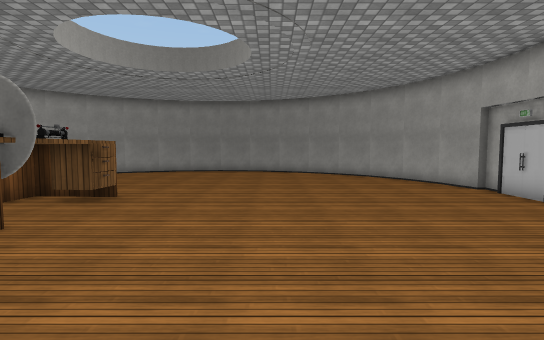
View 1 (above)

13 first-person views from a walk through a scene from a Unity 3-D project. The camera is 1.4 m above the floor, tilts 4° down and sees 80° across. The floor is counted in squares, 1 m on a side. Each view is taken from the middle of a square. On the plan, view 1 faces up. The plan holds only what a view shows up to about 15 squares ahead; the rest is blank. The player character is not drawn. Some surface patterns are stand-ins.

View 2
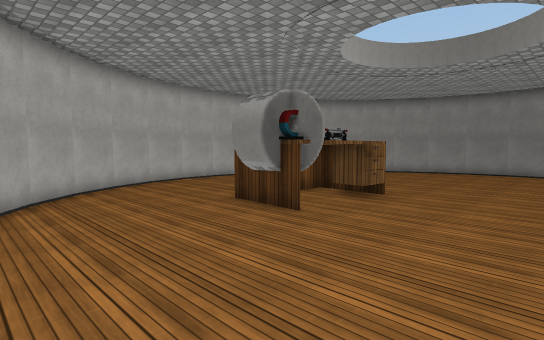

View 3
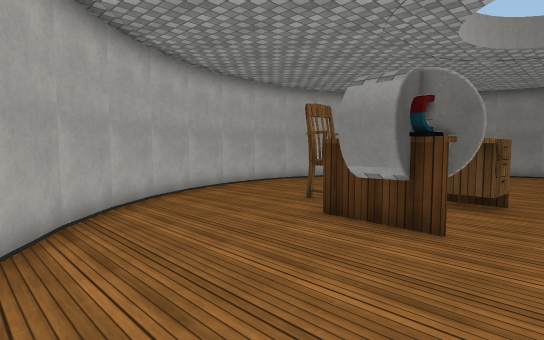

View 4
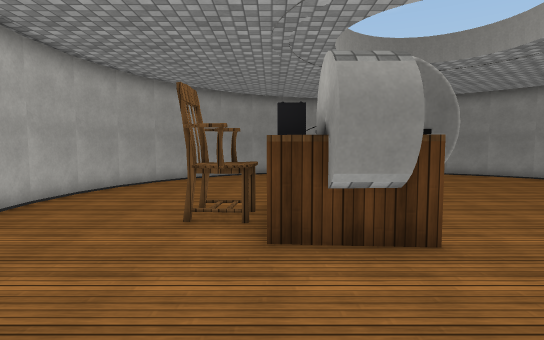

View 5
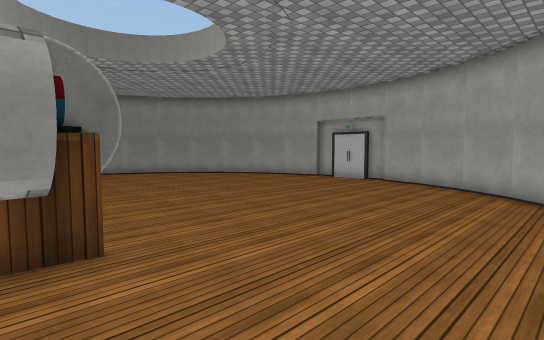

View 6
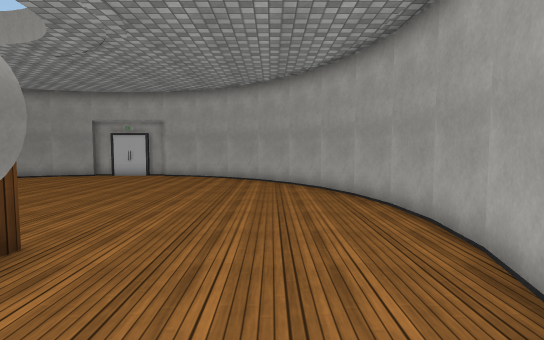

View 7
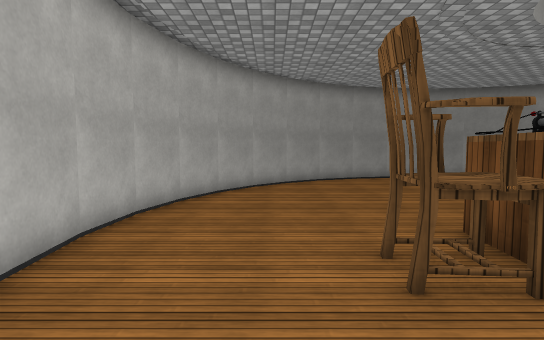

View 8
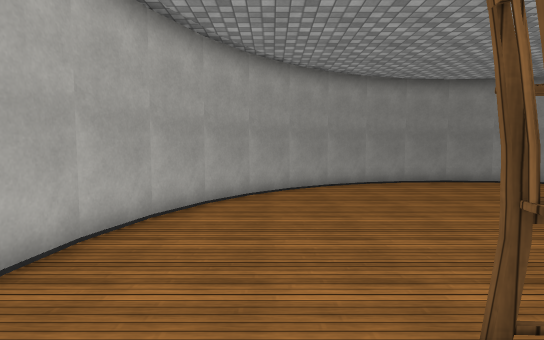

View 9
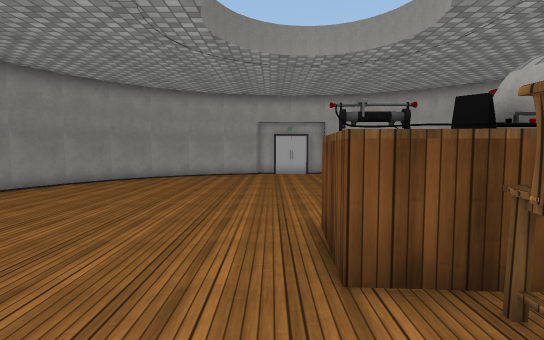

View 10
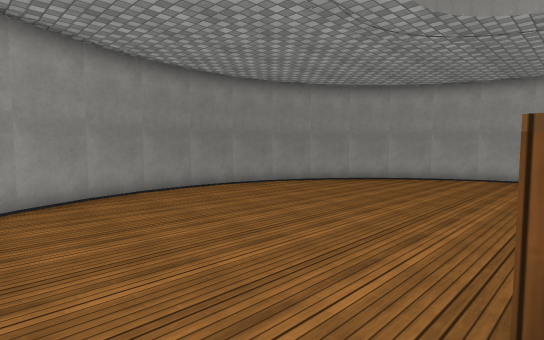

View 11
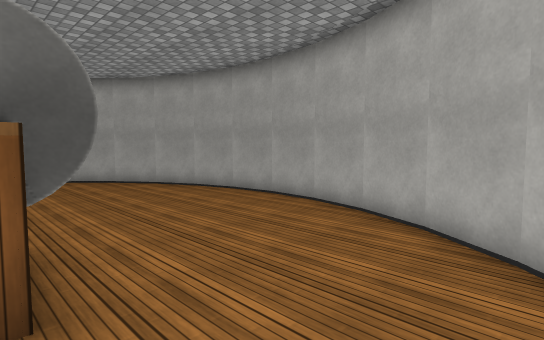

View 12
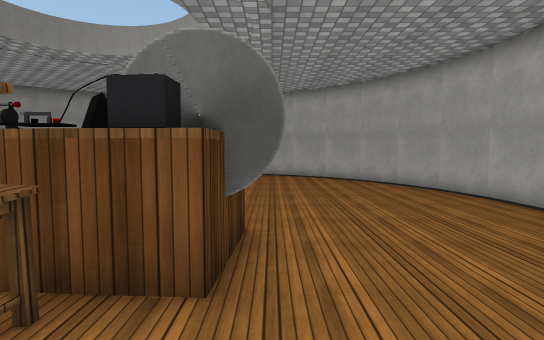

View 13
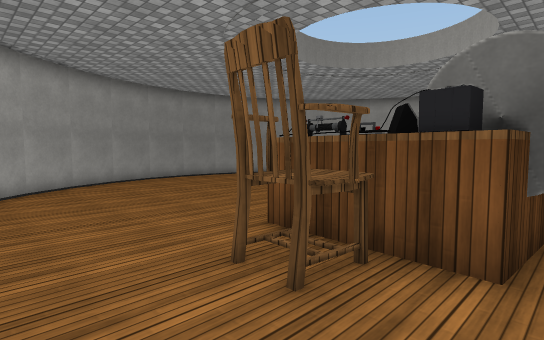

### Floor plan
Points are (right, up) in squares from view 1. A wall is a line through its corners. A room is listed if a view was taken in it or the views show most of it. See-through windows are left out.
Room 1 (views 1, 2, 3, 4, 5, 6, 7, 8, 9, 10, 11, 12, 13)
walls: (-5.2, 5.5) (-5.2, 5.1) (-6.2, 5.1) (-6.2, 5.6); (-5.2, 4.9) (-6.2, 4.9); (-12.8, 10.7) (-13, 9); (-11.6, 14) (-12.4, 12.3); (2, 17.6) (0.3, 18.4); (4.7, 15.3) (3.4, 16.7); (0.3, -0.4) (2, 0.4); (6.4, 12.3) (5.6, 14); (-4.8, -0.8) (-2.9, -1); (-1.2, 18.8) (-3, 19); (1.9, 0.3) (3.4, 1.3) (4.7, 2.6) (5.7, 4); (5.7, 13.9) (4.6, 15.5); (-12.4, 5.6) (-11.6, 3.9); (-12.4, 12.4) (-12.9, 10.6); (-6.4, 18.4) (-8.1, 17.6); (-8.1, 0.4) (-6.4, -0.4); (5.6, 3.9) (6.4, 5.6); (-13, 9.1) (-12.8, 7.2); (-10.6, 15.5) (-11.7, 14); (-9.5, 1.4) (-8, 0.3); (-3, -1) (-1.3, -0.9); (-2.9, 19) (-4.7, 18.8) (-6.5, 18.4); (3.5, 16.6) (1.9, 17.7); (-10.7, 2.6) (-9.4, 1.3); (-1.4, -0.9) (0.4, -0.4); (-6.5, -0.4) (-4.7, -0.9); (0.5, 18.4) (-1.3, 18.9); (6.4, 5.5) (6.9, 7.3); (-11.7, 4) (-10.6, 2.5); (-8, 17.7) (-9.4, 16.7) (-10.6, 15.4); (-12.9, 7.3) (-12.4, 5.5); (6.9, 10.7) (6.4, 12.5); (7, 10.1) (7, 10.8); (7, 7.4) (7, 10)
objects: other object (-9, 7) to (-7, 8); other object (-7, 6) to (-4, 9); other object (-6, 6) to (-4, 7)

Where each view was taken, in squares from view 1:
view 1: 0 up, 0 right, facing up
view 2: 0 up, 0 right, facing up-left
view 3: 0 up, 3 left, facing up-left
view 4: 1 up, 7 left, facing up
view 5: 1 up, 6 left, facing up-right
view 6: 2 up, 9 left, facing right
view 7: 4 up, 10 left, facing up
view 8: 6 up, 10 left, facing up
view 9: 10 up, 10 left, facing right
view 10: 9 up, 9 left, facing up-right
view 11: 6 up, 10 left, facing down-right
view 12: 5 up, 10 left, facing right
view 13: 5 up, 11 left, facing up-right
